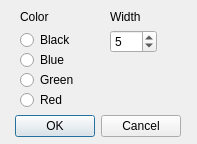
<?xml version="1.0" encoding="UTF-8"?>
<ui version="4.0">
 <class>PenDialog</class>
 <widget class="QDialog" name="PenDialog">
  <property name="geometry">
   <rect>
    <x>0</x>
    <y>0</y>
    <width>197</width>
    <height>144</height>
   </rect>
  </property>
  <property name="windowTitle">
   <string>Pen settings</string>
  </property>
  <widget class="QDialogButtonBox" name="buttonBox">
   <property name="geometry">
    <rect>
     <x>10</x>
     <y>110</y>
     <width>171</width>
     <height>32</height>
    </rect>
   </property>
   <property name="orientation">
    <enum>Qt::Horizontal</enum>
   </property>
   <property name="standardButtons">
    <set>QDialogButtonBox::Cancel|QDialogButtonBox::Ok</set>
   </property>
  </widget>
  <widget class="QRadioButton" name="radioButton_black">
   <property name="geometry">
    <rect>
     <x>20</x>
     <y>30</y>
     <width>100</width>
     <height>20</height>
    </rect>
   </property>
   <property name="text">
    <string>Black</string>
   </property>
  </widget>
  <widget class="QRadioButton" name="radioButton_blue">
   <property name="geometry">
    <rect>
     <x>20</x>
     <y>50</y>
     <width>100</width>
     <height>20</height>
    </rect>
   </property>
   <property name="text">
    <string>Blue</string>
   </property>
  </widget>
  <widget class="QRadioButton" name="radioButton_green">
   <property name="geometry">
    <rect>
     <x>20</x>
     <y>70</y>
     <width>100</width>
     <height>20</height>
    </rect>
   </property>
   <property name="text">
    <string>Green</string>
   </property>
  </widget>
  <widget class="QRadioButton" name="radioButton_red">
   <property name="geometry">
    <rect>
     <x>20</x>
     <y>90</y>
     <width>100</width>
     <height>20</height>
    </rect>
   </property>
   <property name="text">
    <string>Red</string>
   </property>
  </widget>
  <widget class="QSpinBox" name="spinBox">
   <property name="geometry">
    <rect>
     <x>110</x>
     <y>30</y>
     <width>47</width>
     <height>23</height>
    </rect>
   </property>
   <property name="minimum">
    <number>1</number>
   </property>
   <property name="maximum">
    <number>50</number>
   </property>
   <property name="value">
    <number>5</number>
   </property>
  </widget>
  <widget class="QLabel" name="label_color">
   <property name="geometry">
    <rect>
     <x>20</x>
     <y>10</y>
     <width>59</width>
     <height>14</height>
    </rect>
   </property>
   <property name="text">
    <string>Color</string>
   </property>
  </widget>
  <widget class="QLabel" name="label_width">
   <property name="geometry">
    <rect>
     <x>110</x>
     <y>10</y>
     <width>59</width>
     <height>14</height>
    </rect>
   </property>
   <property name="text">
    <string>Width</string>
   </property>
  </widget>
 </widget>
 <resources/>
 <connections>
  <connection>
   <sender>buttonBox</sender>
   <signal>accepted()</signal>
   <receiver>PenDialog</receiver>
   <slot>accept()</slot>
   <hints>
    <hint type="sourcelabel">
     <x>248</x>
     <y>254</y>
    </hint>
    <hint type="destinationlabel">
     <x>157</x>
     <y>274</y>
    </hint>
   </hints>
  </connection>
  <connection>
   <sender>buttonBox</sender>
   <signal>rejected()</signal>
   <receiver>PenDialog</receiver>
   <slot>reject()</slot>
   <hints>
    <hint type="sourcelabel">
     <x>316</x>
     <y>260</y>
    </hint>
    <hint type="destinationlabel">
     <x>286</x>
     <y>274</y>
    </hint>
   </hints>
  </connection>
 </connections>
</ui>
